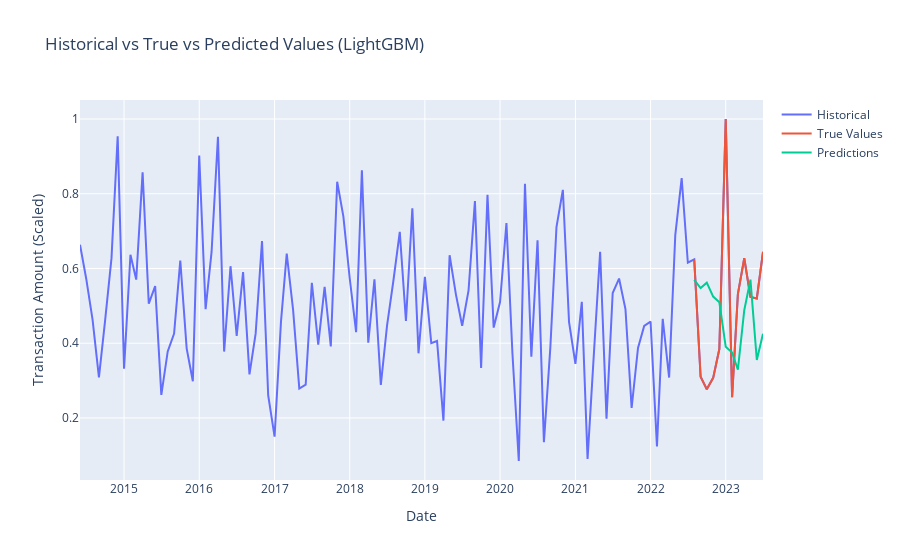

Write notebook code for a chart like this one.
### Code cell
import lightgbm as lgb
from sklearn.model_selection import train_test_split
from sklearn.metrics import mean_squared_error
import numpy as np
import pandas as pd
import plotly.graph_objects as go



# Drop rows with NaN values due to lagged features
df.dropna(inplace=True)

# Split the data into features and target variable
X = df.drop(['TRANSACTION_AMOUNT','TRANSACTION_YEAR_MONTH', 'TRANSACTION_AMOUNT_SCALED'], axis=1)
y = df['TRANSACTION_AMOUNT_SCALED']

# Split the data into training and testing sets
X_train, X_test, y_train, y_test = train_test_split(X, y, test_size=12, shuffle=False)

# Define LightGBM model
model = lgb.LGBMRegressor()

# Fit the model
model.fit(X_train, y_train)

# Make predictions
y_pred = model.predict(X_test)

# Calculate MSE, RMSE, and MFE
mse = mean_squared_error(y_test, y_pred)
rmse = np.sqrt(mse)
mfe = np.mean(y_pred - y_test)

print("MSE:", mse)
print("RMSE:", rmse)
print("MFE:", mfe)

# Visualize historical, true, and predicted values
fig = go.Figure()

# Historical values
fig.add_trace(go.Scatter(x=df['TRANSACTION_YEAR_MONTH'], y=df['TRANSACTION_AMOUNT_SCALED'],
                         mode='lines', name='Historical'))

# True values
fig.add_trace(go.Scatter(x=df['TRANSACTION_YEAR_MONTH'][-len(y_test):], y=y_test,
                         mode='lines', name='True Values'))

# Predictions
fig.add_trace(go.Scatter(x=df['TRANSACTION_YEAR_MONTH'][-len(y_test):], y=y_pred,
                         mode='lines', name='Predictions'))

# Update layout
fig.update_layout(title='Historical vs True vs Predicted Values (LightGBM)',
                  xaxis_title='Date',
                  yaxis_title='Transaction Amount (Scaled)')
fig.show()
